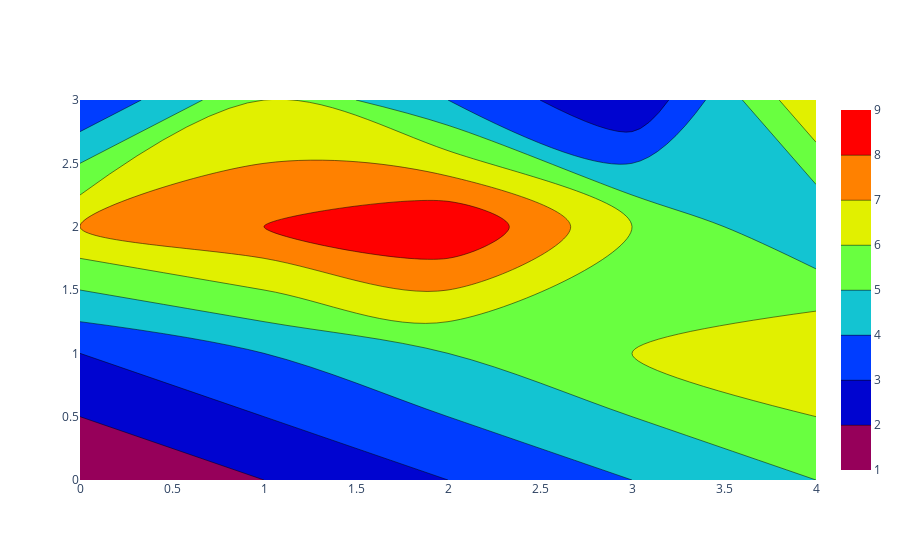

Here is the notebook cell this chart was saved with:
### Code cell
# contour plot
fig=go.Figure(data=go.Contour(z=X,colorscale='rainbow'))
fig.show()

### Figure 1 — Plotly figure (JSON) as saved in the notebook; plotly's stock layout.template omitted (floating-point values rounded to 4 significant figures)
{"data": [{"colorscale": [[0, "rgb(150,0,90)"], [0.125, "rgb(0,0,200)"], [0.25, "rgb(0,25,255)"], [0.375, "rgb(0,152,255)"], [0.5, "rgb(44,255,150)"], [0.625, "rgb(151,255,0)"], [0.75, "rgb(255,234,0)"], [0.875, "rgb(255,111,0)"], [1, "rgb(255,0,0)"]], "type": "contour", "z": [[1, 2, 3, 4, 5], [3, 4, 5, 6, 7], [7, 8, 9, 6, 4], [3, 6, 4, 2, 7]]}], "layout": {}}
